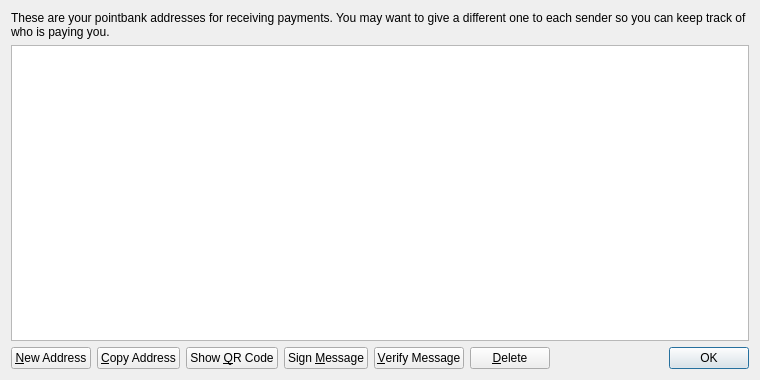
<?xml version="1.0" encoding="UTF-8"?>
<ui version="4.0">
 <class>AddressBookPage</class>
 <widget class="QWidget" name="AddressBookPage">
  <property name="geometry">
   <rect>
    <x>0</x>
    <y>0</y>
    <width>760</width>
    <height>380</height>
   </rect>
  </property>
  <property name="windowTitle">
   <string>Address Book</string>
  </property>
  <layout class="QVBoxLayout" name="verticalLayout">
   <item>
    <widget class="QLabel" name="labelExplanation">
     <property name="text">
      <string>These are your pointbank addresses for receiving payments. You may want to give a different one to each sender so you can keep track of who is paying you.</string>
     </property>
     <property name="textFormat">
      <enum>Qt::PlainText</enum>
     </property>
     <property name="wordWrap">
      <bool>true</bool>
     </property>
    </widget>
   </item>
   <item>
    <widget class="QTableView" name="tableView">
     <property name="contextMenuPolicy">
      <enum>Qt::CustomContextMenu</enum>
     </property>
     <property name="toolTip">
      <string>Double-click to edit address or label</string>
     </property>
     <property name="tabKeyNavigation">
      <bool>false</bool>
     </property>
     <property name="alternatingRowColors">
      <bool>true</bool>
     </property>
     <property name="selectionMode">
      <enum>QAbstractItemView::SingleSelection</enum>
     </property>
     <property name="selectionBehavior">
      <enum>QAbstractItemView::SelectRows</enum>
     </property>
     <property name="sortingEnabled">
      <bool>true</bool>
     </property>
     <attribute name="verticalHeaderVisible">
      <bool>false</bool>
     </attribute>
    </widget>
   </item>
   <item>
    <layout class="QHBoxLayout" name="horizontalLayout">
     <item>
      <widget class="QPushButton" name="newAddressButton">
       <property name="toolTip">
        <string>Create a new address</string>
       </property>
       <property name="text">
        <string>&amp;New Address</string>
       </property>
       <property name="icon">
        <iconset resource="../bitcoin.qrc">
         <normaloff>:/icons/add</normaloff>:/icons/add</iconset>
       </property>
      </widget>
     </item>
     <item>
      <widget class="QPushButton" name="copyToClipboard">
       <property name="toolTip">
        <string>Copy the currently selected address to the system clipboard</string>
       </property>
       <property name="text">
        <string>&amp;Copy Address</string>
       </property>
       <property name="icon">
        <iconset resource="../bitcoin.qrc">
         <normaloff>:/icons/editcopy</normaloff>:/icons/editcopy</iconset>
       </property>
      </widget>
     </item>
     <item>
      <widget class="QPushButton" name="showQRCode">
       <property name="text">
        <string>Show &amp;QR Code</string>
       </property>
       <property name="icon">
        <iconset resource="../bitcoin.qrc">
         <normaloff>:/icons/qrcode</normaloff>:/icons/qrcode</iconset>
       </property>
      </widget>
     </item>
     <item>
      <widget class="QPushButton" name="signMessage">
       <property name="toolTip">
        <string>Sign a message to prove you own a pointbank address</string>
       </property>
       <property name="text">
        <string>Sign &amp;Message</string>
       </property>
       <property name="icon">
        <iconset resource="../bitcoin.qrc">
         <normaloff>:/icons/edit</normaloff>:/icons/edit</iconset>
       </property>
      </widget>
     </item>
     <item>
      <widget class="QPushButton" name="verifyMessage">
       <property name="toolTip">
        <string>Verify a message to ensure it was signed with a specified pointbank address</string>
       </property>
       <property name="text">
        <string>&amp;Verify Message</string>
       </property>
       <property name="icon">
        <iconset resource="../bitcoin.qrc">
         <normaloff>:/icons/transaction_0</normaloff>:/icons/transaction_0</iconset>
       </property>
      </widget>
     </item>
     <item>
      <widget class="QPushButton" name="deleteButton">
       <property name="toolTip">
        <string>Delete the currently selected address from the list</string>
       </property>
       <property name="text">
        <string>&amp;Delete</string>
       </property>
       <property name="icon">
        <iconset resource="../bitcoin.qrc">
         <normaloff>:/icons/remove</normaloff>:/icons/remove</iconset>
       </property>
      </widget>
     </item>
     <item>
      <spacer name="horizontalSpacer">
       <property name="orientation">
        <enum>Qt::Horizontal</enum>
       </property>
       <property name="sizeHint" stdset="0">
        <size>
         <width>40</width>
         <height>20</height>
        </size>
       </property>
      </spacer>
     </item>
     <item>
      <widget class="QDialogButtonBox" name="buttonBox">
       <property name="sizePolicy">
        <sizepolicy hsizetype="Maximum" vsizetype="Fixed">
         <horstretch>0</horstretch>
         <verstretch>0</verstretch>
        </sizepolicy>
       </property>
       <property name="standardButtons">
        <set>QDialogButtonBox::Ok</set>
       </property>
      </widget>
     </item>
    </layout>
   </item>
  </layout>
 </widget>
 <resources>
  <include location="../bitcoin.qrc"/>
 </resources>
 <connections/>
</ui>
